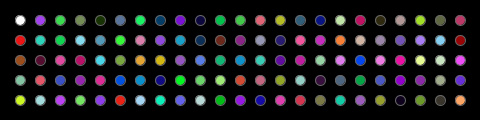
Frame 1 (no input)
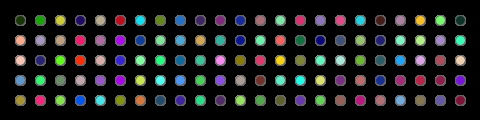
Frame 60 (the mouse pressed at the canvas centre just before this capture)
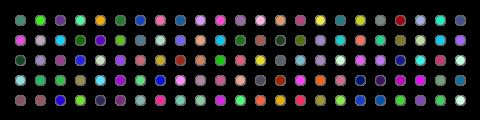
Frame 120 (the mouse held since frame 60 and released just before this capture)

The Processing sketch that drew these frames (run headless with seeded random() and noise(); from frame 60 on, the mouse is pressed at the canvas centre):

// Processing sketch: processing_56828
// ── processing_56828.pde

float speed = 1; 
int diameter = 20; 
float x; 
float y;

void setup(){
size(480, 120); 
background(0); 
smooth(); 
fill(255); 
stroke(102); 
}

void draw(){
  //background(242,129,242);
for (int y = 20; y <= height-20; y += 20) {
for (int x = 20; x <= width-20; x += 20) { 
  ellipse(x, y, 10, 10); 
   fill(random(255),random(255),random(255));

}
}
}
